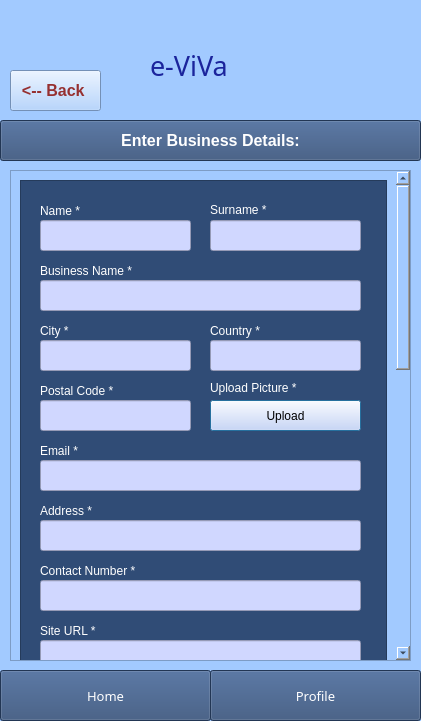
<?xml version="1.0" encoding="UTF-8"?>
<ui version="4.0">
 <class>Dialog</class>
 <widget class="QDialog" name="Dialog">
  <property name="geometry">
   <rect>
    <x>0</x>
    <y>0</y>
    <width>421</width>
    <height>721</height>
   </rect>
  </property>
  <property name="windowTitle">
   <string>Dialog</string>
  </property>
  <property name="styleSheet">
   <string notr="true">background-color: rgb(162, 202, 255);</string>
  </property>
  <widget class="QScrollArea" name="scrollArea">
   <property name="geometry">
    <rect>
     <x>10</x>
     <y>170</y>
     <width>401</width>
     <height>491</height>
    </rect>
   </property>
   <property name="widgetResizable">
    <bool>true</bool>
   </property>
   <widget class="QWidget" name="scrollAreaWidgetContents">
    <property name="geometry">
     <rect>
      <x>0</x>
      <y>-694</y>
      <width>382</width>
      <height>1218</height>
     </rect>
    </property>
    <layout class="QVBoxLayout" name="verticalLayout">
     <item>
      <widget class="QFrame" name="frame_2">
       <property name="minimumSize">
        <size>
         <width>320</width>
         <height>1200</height>
        </size>
       </property>
       <property name="styleSheet">
        <string notr="true">background-color: rgb(48, 76, 118);</string>
       </property>
       <property name="frameShape">
        <enum>QFrame::StyledPanel</enum>
       </property>
       <property name="frameShadow">
        <enum>QFrame::Raised</enum>
       </property>
       <widget class="QLabel" name="label_14">
        <property name="geometry">
         <rect>
          <x>20</x>
          <y>20</y>
          <width>71</width>
          <height>21</height>
         </rect>
        </property>
        <property name="styleSheet">
         <string notr="true">background-color: rgb(0, 170, 255);
font: 12pt &quot;MS Shell Dlg 2&quot;;
background-color: rgb(48, 76, 118);
color: rgb(255, 255, 255);</string>
        </property>
        <property name="text">
         <string>Name *</string>
        </property>
       </widget>
       <widget class="QLabel" name="label_15">
        <property name="geometry">
         <rect>
          <x>190</x>
          <y>20</y>
          <width>101</width>
          <height>20</height>
         </rect>
        </property>
        <property name="styleSheet">
         <string notr="true">background-color: rgb(0, 170, 255);
background-color: rgb(48, 76, 118);
color: rgb(255, 255, 255);
font: 12pt &quot;MS Shell Dlg 2&quot;;</string>
        </property>
        <property name="text">
         <string>Surname *</string>
        </property>
       </widget>
       <widget class="QLineEdit" name="Name">
        <property name="geometry">
         <rect>
          <x>20</x>
          <y>40</y>
          <width>151</width>
          <height>31</height>
         </rect>
        </property>
        <property name="styleSheet">
         <string notr="true">background-color:rgb(208, 215, 255);</string>
        </property>
       </widget>
       <widget class="QLineEdit" name="Surname">
        <property name="geometry">
         <rect>
          <x>190</x>
          <y>40</y>
          <width>151</width>
          <height>31</height>
         </rect>
        </property>
        <property name="styleSheet">
         <string notr="true">background-color:rgb(208, 215, 255);			</string>
        </property>
       </widget>
       <widget class="QLabel" name="label_16">
        <property name="geometry">
         <rect>
          <x>20</x>
          <y>80</y>
          <width>121</width>
          <height>21</height>
         </rect>
        </property>
        <property name="styleSheet">
         <string notr="true">background-color: rgb(0, 170, 255);
background-color: rgb(48, 76, 118);
color: rgb(255, 255, 255);
font: 12pt &quot;MS Shell Dlg 2&quot;;</string>
        </property>
        <property name="text">
         <string>Business Name *</string>
        </property>
       </widget>
       <widget class="QLineEdit" name="BusinessName">
        <property name="geometry">
         <rect>
          <x>20</x>
          <y>100</y>
          <width>321</width>
          <height>31</height>
         </rect>
        </property>
        <property name="styleSheet">
         <string notr="true">background-color:rgb(208, 215, 255);</string>
        </property>
       </widget>
       <widget class="QLabel" name="label_17">
        <property name="geometry">
         <rect>
          <x>20</x>
          <y>140</y>
          <width>71</width>
          <height>21</height>
         </rect>
        </property>
        <property name="styleSheet">
         <string notr="true">background-color: rgb(0, 170, 255);
background-color: rgb(48, 76, 118);
color: rgb(255, 255, 255);
font: 12pt &quot;MS Shell Dlg 2&quot;;</string>
        </property>
        <property name="text">
         <string>City *</string>
        </property>
       </widget>
       <widget class="QLabel" name="label_18">
        <property name="geometry">
         <rect>
          <x>190</x>
          <y>140</y>
          <width>71</width>
          <height>21</height>
         </rect>
        </property>
        <property name="styleSheet">
         <string notr="true">background-color: rgb(0, 170, 255);
background-color: rgb(48, 76, 118);
color: rgb(255, 255, 255);
font: 12pt &quot;MS Shell Dlg 2&quot;;</string>
        </property>
        <property name="text">
         <string>Country *</string>
        </property>
       </widget>
       <widget class="QLabel" name="label_19">
        <property name="geometry">
         <rect>
          <x>20</x>
          <y>200</y>
          <width>101</width>
          <height>21</height>
         </rect>
        </property>
        <property name="styleSheet">
         <string notr="true">background-color: rgb(0, 170, 255);
background-color: rgb(48, 76, 118);
color: rgb(255, 255, 255);
font: 12pt &quot;MS Shell Dlg 2&quot;;</string>
        </property>
        <property name="text">
         <string>Postal Code *</string>
        </property>
       </widget>
       <widget class="QLineEdit" name="City">
        <property name="geometry">
         <rect>
          <x>20</x>
          <y>160</y>
          <width>151</width>
          <height>31</height>
         </rect>
        </property>
        <property name="styleSheet">
         <string notr="true">background-color:rgb(208, 215, 255);</string>
        </property>
       </widget>
       <widget class="QLineEdit" name="Country">
        <property name="geometry">
         <rect>
          <x>190</x>
          <y>160</y>
          <width>151</width>
          <height>31</height>
         </rect>
        </property>
        <property name="styleSheet">
         <string notr="true">background-color:rgb(208, 215, 255);</string>
        </property>
       </widget>
       <widget class="QLineEdit" name="PostalCode">
        <property name="geometry">
         <rect>
          <x>20</x>
          <y>220</y>
          <width>151</width>
          <height>31</height>
         </rect>
        </property>
        <property name="styleSheet">
         <string notr="true">background-color:rgb(208, 215, 255);</string>
        </property>
       </widget>
       <widget class="QPushButton" name="pushButton_2">
        <property name="geometry">
         <rect>
          <x>190</x>
          <y>220</y>
          <width>151</width>
          <height>31</height>
         </rect>
        </property>
        <property name="styleSheet">
         <string notr="true">background-color:rgb(208, 215, 255);
font: 12pt &quot;MS Shell Dlg 2&quot;;</string>
        </property>
        <property name="text">
         <string>Upload</string>
        </property>
       </widget>
       <widget class="QLabel" name="label_20">
        <property name="geometry">
         <rect>
          <x>190</x>
          <y>200</y>
          <width>121</width>
          <height>16</height>
         </rect>
        </property>
        <property name="styleSheet">
         <string notr="true">background-color: rgb(0, 170, 255);
background-color: rgb(48, 76, 118);
color: rgb(255, 255, 255);
font: 12pt &quot;MS Shell Dlg 2&quot;;</string>
        </property>
        <property name="text">
         <string>Upload Picture *</string>
        </property>
       </widget>
       <widget class="QLabel" name="label_21">
        <property name="geometry">
         <rect>
          <x>20</x>
          <y>260</y>
          <width>71</width>
          <height>21</height>
         </rect>
        </property>
        <property name="styleSheet">
         <string notr="true">background-color: rgb(0, 170, 255);
background-color: rgb(48, 76, 118);
color: rgb(255, 255, 255);
font: 12pt &quot;MS Shell Dlg 2&quot;;</string>
        </property>
        <property name="text">
         <string>Email *</string>
        </property>
       </widget>
       <widget class="QLineEdit" name="Email">
        <property name="geometry">
         <rect>
          <x>20</x>
          <y>280</y>
          <width>321</width>
          <height>31</height>
         </rect>
        </property>
        <property name="styleSheet">
         <string notr="true">background-color:rgb(208, 215, 255);</string>
        </property>
       </widget>
       <widget class="QLabel" name="label_22">
        <property name="geometry">
         <rect>
          <x>20</x>
          <y>320</y>
          <width>71</width>
          <height>21</height>
         </rect>
        </property>
        <property name="styleSheet">
         <string notr="true">background-color: rgb(0, 170, 255);
background-color: rgb(48, 76, 118);
color: rgb(255, 255, 255);
font: 12pt &quot;MS Shell Dlg 2&quot;;</string>
        </property>
        <property name="text">
         <string>Address *</string>
        </property>
       </widget>
       <widget class="QLineEdit" name="Address">
        <property name="geometry">
         <rect>
          <x>20</x>
          <y>340</y>
          <width>321</width>
          <height>31</height>
         </rect>
        </property>
        <property name="styleSheet">
         <string notr="true">background-color:rgb(208, 215, 255);</string>
        </property>
       </widget>
       <widget class="QLabel" name="label_23">
        <property name="geometry">
         <rect>
          <x>20</x>
          <y>380</y>
          <width>131</width>
          <height>21</height>
         </rect>
        </property>
        <property name="styleSheet">
         <string notr="true">background-color: rgb(0, 170, 255);
background-color: rgb(48, 76, 118);
color: rgb(255, 255, 255);
font: 12pt &quot;MS Shell Dlg 2&quot;;</string>
        </property>
        <property name="text">
         <string>Contact Number *</string>
        </property>
       </widget>
       <widget class="QLineEdit" name="ContactNumber">
        <property name="geometry">
         <rect>
          <x>20</x>
          <y>400</y>
          <width>321</width>
          <height>31</height>
         </rect>
        </property>
        <property name="styleSheet">
         <string notr="true">background-color:rgb(208, 215, 255);</string>
        </property>
       </widget>
       <widget class="QLabel" name="label_24">
        <property name="geometry">
         <rect>
          <x>20</x>
          <y>440</y>
          <width>81</width>
          <height>21</height>
         </rect>
        </property>
        <property name="styleSheet">
         <string notr="true">background-color: rgb(0, 170, 255);
background-color: rgb(48, 76, 118);
color: rgb(255, 255, 255);
font: 12pt &quot;MS Shell Dlg 2&quot;;</string>
        </property>
        <property name="text">
         <string>Site URL *</string>
        </property>
       </widget>
       <widget class="QLineEdit" name="SiteURL">
        <property name="geometry">
         <rect>
          <x>20</x>
          <y>460</y>
          <width>321</width>
          <height>31</height>
         </rect>
        </property>
        <property name="styleSheet">
         <string notr="true">background-color:rgb(208, 215, 255);</string>
        </property>
       </widget>
       <widget class="QLabel" name="label_25">
        <property name="geometry">
         <rect>
          <x>20</x>
          <y>500</y>
          <width>101</width>
          <height>21</height>
         </rect>
        </property>
        <property name="styleSheet">
         <string notr="true">background-color: rgb(0, 170, 255);
background-color: rgb(48, 76, 118);
color: rgb(255, 255, 255);
font: 12pt &quot;MS Shell Dlg 2&quot;;</string>
        </property>
        <property name="text">
         <string>Prices FROM</string>
        </property>
       </widget>
       <widget class="QLineEdit" name="PricesFROM">
        <property name="geometry">
         <rect>
          <x>20</x>
          <y>520</y>
          <width>151</width>
          <height>31</height>
         </rect>
        </property>
        <property name="styleSheet">
         <string notr="true">background-color:rgb(208, 215, 255);</string>
        </property>
       </widget>
       <widget class="QLineEdit" name="PricesTO">
        <property name="geometry">
         <rect>
          <x>190</x>
          <y>520</y>
          <width>151</width>
          <height>31</height>
         </rect>
        </property>
        <property name="styleSheet">
         <string notr="true">background-color:rgb(208, 215, 255);</string>
        </property>
       </widget>
       <widget class="QLabel" name="label_26">
        <property name="geometry">
         <rect>
          <x>190</x>
          <y>500</y>
          <width>71</width>
          <height>21</height>
         </rect>
        </property>
        <property name="styleSheet">
         <string notr="true">background-color: rgb(0, 170, 255);
background-color: rgb(48, 76, 118);
color: rgb(255, 255, 255);
font: 12pt &quot;MS Shell Dlg 2&quot;;</string>
        </property>
        <property name="text">
         <string>Prices TO</string>
        </property>
       </widget>
       <widget class="QLabel" name="label_28">
        <property name="geometry">
         <rect>
          <x>20</x>
          <y>560</y>
          <width>121</width>
          <height>21</height>
         </rect>
        </property>
        <property name="styleSheet">
         <string notr="true">background-color: rgb(0, 170, 255);
background-color: rgb(48, 76, 118);
color: rgb(255, 255, 255);
font: 12pt &quot;MS Shell Dlg 2&quot;;</string>
        </property>
        <property name="text">
         <string>Business Type *</string>
        </property>
       </widget>
       <widget class="QComboBox" name="BusinessType">
        <property name="geometry">
         <rect>
          <x>20</x>
          <y>580</y>
          <width>321</width>
          <height>31</height>
         </rect>
        </property>
        <property name="styleSheet">
         <string notr="true">background-color:rgb(208, 215, 255);</string>
        </property>
        <item>
         <property name="text">
          <string/>
         </property>
        </item>
        <item>
         <property name="text">
          <string>Hotels</string>
         </property>
        </item>
        <item>
         <property name="text">
          <string>Air-BNB</string>
         </property>
        </item>
        <item>
         <property name="text">
          <string>Motels</string>
         </property>
        </item>
        <item>
         <property name="text">
          <string>Camping</string>
         </property>
        </item>
       </widget>
       <widget class="QPushButton" name="submitButton">
        <property name="geometry">
         <rect>
          <x>240</x>
          <y>1130</y>
          <width>91</width>
          <height>41</height>
         </rect>
        </property>
        <property name="styleSheet">
         <string notr="true">background-color: rgb(255, 149, 62);

font: 12pt &quot;MS Shell Dlg 2&quot;;</string>
        </property>
        <property name="text">
         <string>SUBMIT</string>
        </property>
       </widget>
       <widget class="QLabel" name="label_29">
        <property name="geometry">
         <rect>
          <x>20</x>
          <y>730</y>
          <width>191</width>
          <height>21</height>
         </rect>
        </property>
        <property name="styleSheet">
         <string notr="true">background-color: rgb(0, 170, 255);
background-color: rgb(48, 76, 118);
color: rgb(255, 255, 255);
font: 12pt &quot;MS Shell Dlg 2&quot;;</string>
        </property>
        <property name="text">
         <string>Add Business Description</string>
        </property>
       </widget>
       <widget class="QLabel" name="label_30">
        <property name="geometry">
         <rect>
          <x>20</x>
          <y>620</y>
          <width>201</width>
          <height>21</height>
         </rect>
        </property>
        <property name="styleSheet">
         <string notr="true">background-color: rgb(0, 170, 255);
background-color: rgb(48, 76, 118);
color: rgb(255, 255, 255);
font: 12pt &quot;MS Shell Dlg 2&quot;;</string>
        </property>
        <property name="text">
         <string>Number of compartments *</string>
        </property>
       </widget>
       <widget class="QLineEdit" name="NumberOfCompartments">
        <property name="geometry">
         <rect>
          <x>20</x>
          <y>640</y>
          <width>151</width>
          <height>31</height>
         </rect>
        </property>
        <property name="styleSheet">
         <string notr="true">background-color:rgb(208, 215, 255);</string>
        </property>
       </widget>
       <widget class="QLineEdit" name="AccDescription">
        <property name="geometry">
         <rect>
          <x>20</x>
          <y>760</y>
          <width>321</width>
          <height>341</height>
         </rect>
        </property>
        <property name="styleSheet">
         <string notr="true">background-color:rgb(208, 215, 255);</string>
        </property>
       </widget>
      </widget>
     </item>
    </layout>
   </widget>
  </widget>
  <widget class="QLabel" name="e-ViVa_2">
   <property name="geometry">
    <rect>
     <x>150</x>
     <y>40</y>
     <width>121</width>
     <height>51</height>
    </rect>
   </property>
   <property name="font">
    <font>
     <family>Forte</family>
     <pointsize>20</pointsize>
     <weight>50</weight>
     <bold>false</bold>
    </font>
   </property>
   <property name="styleSheet">
    <string notr="true">background-color: rgb(162, 202, 255);
color: rgb(27, 36, 156);

</string>
   </property>
   <property name="text">
    <string>e-ViVa</string>
   </property>
  </widget>
  <widget class="QPushButton" name="HomeButton">
   <property name="geometry">
    <rect>
     <x>0</x>
     <y>670</y>
     <width>211</width>
     <height>51</height>
    </rect>
   </property>
   <property name="font">
    <font>
     <family>Arial Rounded MT Bold</family>
     <pointsize>10</pointsize>
     <weight>50</weight>
     <bold>false</bold>
    </font>
   </property>
   <property name="styleSheet">
    <string notr="true">background-color: rgb(0, 170, 255);
background-color: rgb(48, 76, 118);
color: rgb(255, 255, 255);</string>
   </property>
   <property name="text">
    <string>Home</string>
   </property>
   <property name="default">
    <bool>false</bool>
   </property>
   <property name="flat">
    <bool>false</bool>
   </property>
  </widget>
  <widget class="QPushButton" name="ProfileButton">
   <property name="geometry">
    <rect>
     <x>210</x>
     <y>670</y>
     <width>211</width>
     <height>51</height>
    </rect>
   </property>
   <property name="font">
    <font>
     <family>Arial Rounded MT Bold</family>
     <pointsize>10</pointsize>
     <weight>50</weight>
     <bold>false</bold>
    </font>
   </property>
   <property name="styleSheet">
    <string notr="true">background-color: rgb(0, 170, 255);
background-color: rgb(48, 76, 118);
color: rgb(255, 255, 255);</string>
   </property>
   <property name="text">
    <string>Profile</string>
   </property>
   <property name="default">
    <bool>false</bool>
   </property>
   <property name="flat">
    <bool>false</bool>
   </property>
  </widget>
  <widget class="QPushButton" name="TransportButton">
   <property name="geometry">
    <rect>
     <x>0</x>
     <y>120</y>
     <width>421</width>
     <height>41</height>
    </rect>
   </property>
   <property name="font">
    <font>
     <pointsize>12</pointsize>
     <weight>75</weight>
     <bold>true</bold>
    </font>
   </property>
   <property name="styleSheet">
    <string notr="true">background-color: rgb(0, 170, 255);
background-color: rgb(48, 76, 118);
color: rgb(255, 255, 255);</string>
   </property>
   <property name="text">
    <string>Enter Business Details:</string>
   </property>
  </widget>
  <widget class="QPushButton" name="BackButton">
   <property name="geometry">
    <rect>
     <x>10</x>
     <y>70</y>
     <width>91</width>
     <height>41</height>
    </rect>
   </property>
   <property name="font">
    <font>
     <pointsize>12</pointsize>
     <weight>75</weight>
     <bold>true</bold>
    </font>
   </property>
   <property name="styleSheet">
    <string notr="true">color: rgb(150, 48, 48);</string>
   </property>
   <property name="text">
    <string>&lt;-- Back </string>
   </property>
  </widget>
 </widget>
 <resources/>
 <connections/>
</ui>
